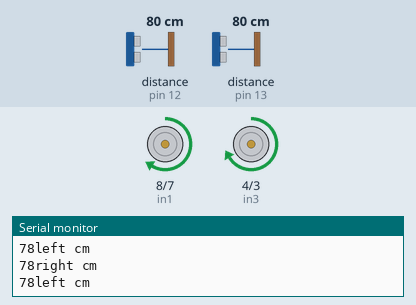
This sketch was run on a simulated Arduino Uno, built with avr-gcc and run on an emulated ATmega328P. On the bench: motor-driver pin pairs drawn as motors (green arrow = first pin HIGH = forward, orange = second pin HIGH = backward, longer = more drive, scaled by the enable pin), the last lines printed to the serial monitor. Wiring (inferred from the names in the program): 2 × ultrasonic range finder: trigger pin 10, echo pin 12 / trigger pin 11, echo pin 13. The inputs (shaded band) are chosen by the test bench; at power-on: distance to the obstacle (sensors on pin 12, pin 13) 80 cm. The echo pulse lasts 58.3 µs per cm.

Above: at 1.2 s.
1.3 s: distance to the obstacle (sensor on pin 12) set to 17 cm
2.8 s: distance to the obstacle (sensor on pin 12) set to 14 cm
At 3.4 s:
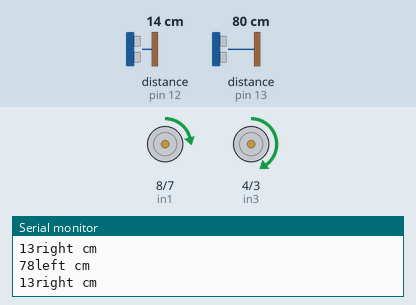
4.3 s: distance to the obstacle (sensor on pin 13) set to 2 cm
7.3 s: distance to the obstacle (sensor on pin 12) set to 18 cm
At 8.4 s:
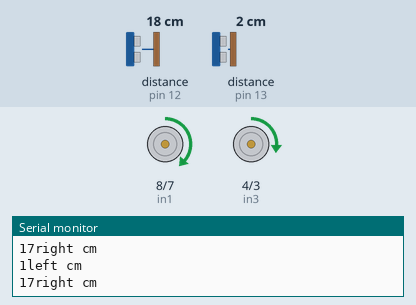
8.8 s: distance to the obstacle (sensor on pin 12) set to 4 cm
At 9.7 s:
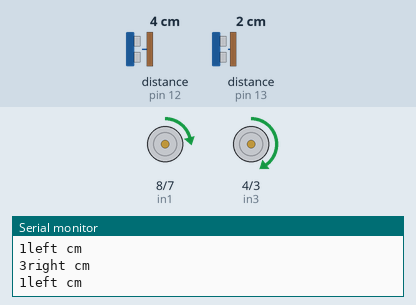
10.3 s: distance to the obstacle (sensor on pin 12) set to 35 cm
At 10.8 s:
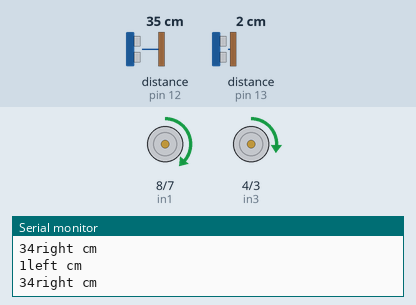
Timing chart, 0 to 12.8 s (numbered marks = the images above; inputs shaded):
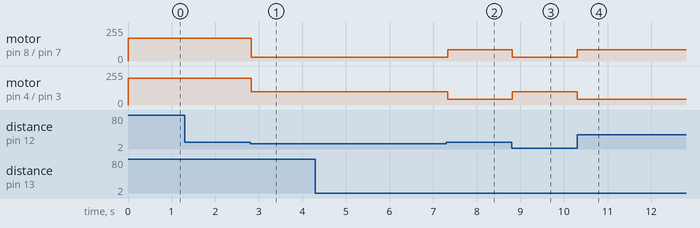

The sketch:

stem.ino
```cpp
int enA = 9;
int in1 = 8;
int in2 = 7;

int enB = 5;
int in3 = 4;
int in4 = 3;

int trig1 = 10;
int echo1 = 12;

int trig2 = 11;
int echo2 = 13;


void setup() {
  pinMode(enA, OUTPUT);
  pinMode(in1, OUTPUT);
  pinMode(in2, OUTPUT);
  pinMode(enB, OUTPUT);
  pinMode(in3, OUTPUT);
  pinMode(in4, OUTPUT);

  pinMode(trig1, OUTPUT);
  pinMode(echo1, INPUT);

  pinMode(trig2, OUTPUT);
  pinMode(echo2, INPUT);
  Serial.begin(9600);
}

void loop() {

  int baseSpeed = 100;
  int distanceRight = getDistance(trig1, echo1);
  Serial.print(distanceRight);
  Serial.println("right cm");

  int distanceLeft = getDistance(trig2, echo2);
  Serial.print(distanceLeft);
  Serial.println("left cm");

  if (distanceRight < 15) {
    moveRobot(baseSpeed, baseSpeed * 0.27);
  }
  else if (distanceLeft < 15) {
    moveRobot(baseSpeed * 0.45, baseSpeed*0.85);
  }
  else {
    int baseSpeed = 200;
    moveRobot(baseSpeed , baseSpeed* 0.85);
  }
  delay(50);
}

int getDistance(int trig, int echo) {
  digitalWrite(trig, LOW);
  delayMicroseconds(2);
  digitalWrite(trig, HIGH);
  delayMicroseconds(10);
  digitalWrite(trig, LOW);
  long duration = pulseIn(echo, HIGH);
  return duration * 0.034 / 2;
}

void moveRobot(int leftSpeed, int rightSpeed) {
  digitalWrite(in1, HIGH);
  digitalWrite(in2, LOW);
  analogWrite(enA, rightSpeed);

  digitalWrite(in3, HIGH);
  digitalWrite(in4, LOW);
  analogWrite(enB, leftSpeed);
}
```

Measured:
- the behaviour switches between 16 and 15 cm on distance to the obstacle (sensor on pin 12) (found by bisection; images 0 and 1)
- after the input at 2.8 s, motor on pin 8 (in1) / pin 7 (in2): forward 170/255 → forward 27/255 at once; motor on pin 4 (in3) / pin 3 (in4): forward 200/255 → forward 100/255 at once
- after the input at 7.3 s, motor on pin 8 (in1) / pin 7 (in2): forward 27/255 → forward 85/255 at once; motor on pin 4 (in3) / pin 3 (in4): forward 100/255 → forward 45/255 at once
- after the input at 8.8 s, motor on pin 8 (in1) / pin 7 (in2): forward 85/255 → forward 27/255 at once; motor on pin 4 (in3) / pin 3 (in4): forward 45/255 → forward 100/255 at once
- after the input at 10.3 s, motor on pin 8 (in1) / pin 7 (in2): forward 27/255 → forward 85/255 at once; motor on pin 4 (in3) / pin 3 (in4): forward 100/255 → forward 45/255 at once
